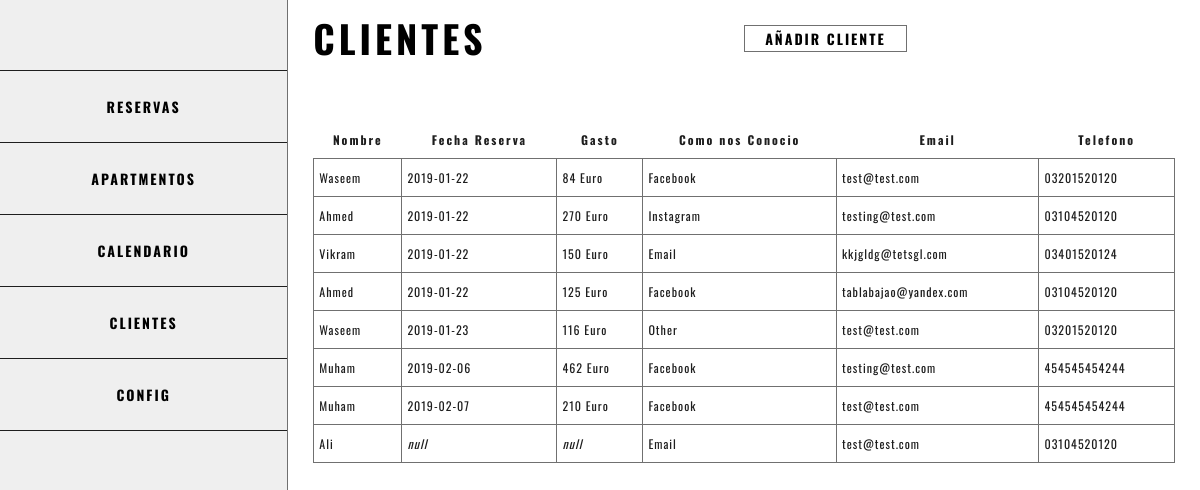
The page /admin/clients.php on the database as committed earlier.
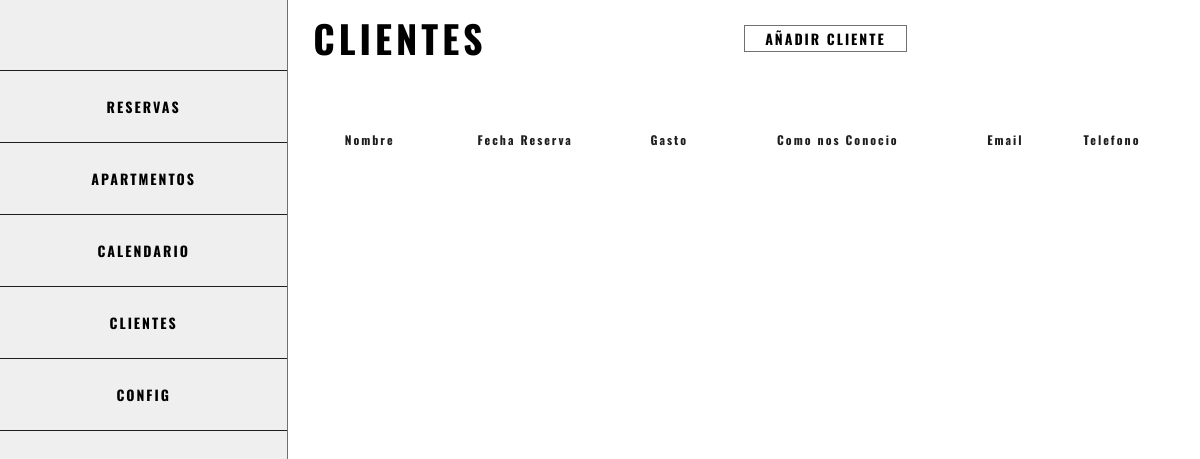
The same page on the database as committed later.
### tables this page shows
CREATE TABLE `reserve` (
  `res_no` int(11) NOT NULL,
  `reserve_date` date NOT NULL,
  `start_date` date NOT NULL,
  `end_date` date NOT NULL,
  `apt_id` int(11) NOT NULL,
  `client_id` int(11) NOT NULL,
  `cost` int(11) NOT NULL,
  `payment_via` varchar(255) NOT NULL,
  `adults` int(11) NOT NULL,
  `children` int(11) NOT NULL,
  `status` enum('0','1') NOT NULL DEFAULT '1'
);

CREATE TABLE `client` (
  `id` int(11) NOT NULL,
  `name` varchar(255) NOT NULL,
  `surname` varchar(255) DEFAULT NULL,
  `email` varchar(255) NOT NULL,
  `phone` varchar(255) NOT NULL,
  `region` varchar(255) NOT NULL,
  `come_from` varchar(255) NOT NULL,
  `note` text
);

### views/admin/clients.php (the view, shortened to what this page needs)
<link rel="stylesheet" type="text/css" href="<?php echo URL; ?>/assets/DataTables/datatables.min.css"/>
<div class="resv-table">
    <table id="toTable">
        <thead>
            <tr>
                <th>Nombre</th>
                <th>Fecha Reserva</th>
                <th>Gasto</th>
                <th>Como nos Conocio</th>
                <th>Email</th>
                <th>Telefono</th>
            </tr>
        </thead>
        <tbody>
            <?php foreach($clients as $client): ?>
            <tr>
                <td><?=$client['name']?></td>
                <td><?=!empty($client['reserve_date'])?$client['reserve_date']:'<i>null</i>'?></td>
                <td><?=!empty($client['cost'])?$client['cost'] . ' Euro':'<i>null</i>'?></td>
                <td><?=$client['come_from']?></td>
                <td><?=$client['email']?></td>
                <td><?=$client['phone']?></td>
            </tr>
            <?php endforeach; ?>
        </tbody>
    </table>
</div>

Rows that differ between the two databases and show on the page:
removed reserve: client.name "Waseem", reserve_date "2019-01-22", cost "84", client.come_from "Facebook", client.email "test@test.com", client.phone "03201520120"
removed reserve: client.name "Ahmed", reserve_date "2019-01-22", cost "270", client.come_from "Instagram", client.email "testing@test.com", client.phone "03104520120"
removed reserve: client.name "Vikram", reserve_date "2019-01-22", cost "150", client.come_from "Email", client.email "kkjgldg@tetsgl.com", client.phone "03401520124"
removed reserve: client.name "Ahmed", reserve_date "2019-01-22", cost "125", client.come_from "Facebook", client.email "tablabajao@yandex.com", client.phone "03104520120"
removed reserve: client.name "Waseem", reserve_date "2019-01-23", cost "116", client.come_from "Other", client.email "test@test.com", client.phone "03201520120"
removed reserve: client.name "Muham", reserve_date "2019-02-06", cost "462", client.come_from "Facebook", client.email "testing@test.com", client.phone "454545454244"
removed reserve: client.name "Muham", reserve_date "2019-02-07", cost "210", client.come_from "Facebook", client.email "test@test.com", client.phone "454545454244"
removed client: name "Ali", shows "null", come_from "Email", email "test@test.com", phone "03104520120"
